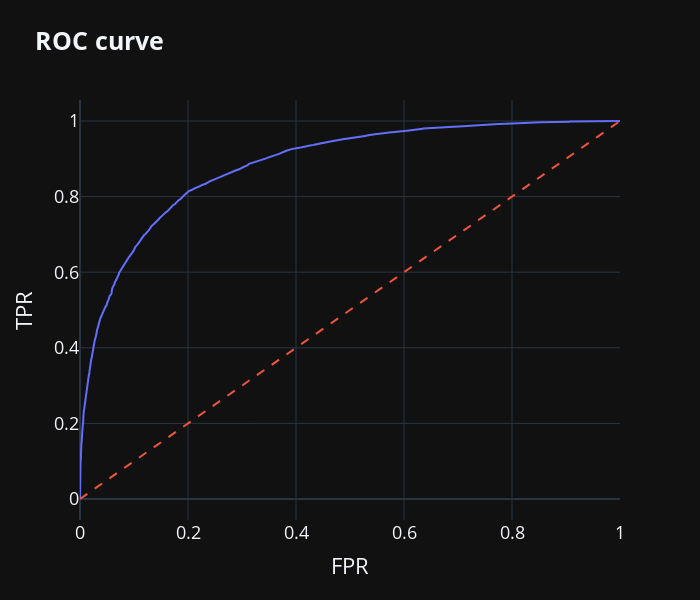

Source (notebook cell):
### Code cell
roc_curve_plot(Y, model(X)[:, 1].detach())

### Figure 1 — Plotly figure (JSON) as saved in the notebook; plotly's stock layout.template omitted (floating-point values rounded to 4 significant figures; data arrays with more than 128 entries replaced by an {"elided": "..."} marker saying what was removed)
{"data": [{"hovertemplate": "FPR=%{x}<br>TPR=%{y}<extra></extra>", "legendgroup": "", "line": {"color": "#636efa", "dash": "solid"}, "marker": {"symbol": "circle"}, "mode": "lines", "name": "", "orientation": "v", "showlegend": false, "x": {"elided": "1000 float values"}, "xaxis": "x", "y": {"elided": "1000 float values"}, "yaxis": "y", "type": "scatter"}, {"line": {"dash": "dash"}, "mode": "lines", "showlegend": false, "x": [0, 1], "y": [0, 1], "type": "scatter"}], "layout": {"xaxis": {"anchor": "y", "domain": [0.0, 1.0], "title": {"text": "FPR"}}, "yaxis": {"anchor": "x", "domain": [0.0, 1.0], "title": {"text": "TPR"}}, "legend": {"tracegroupgap": 0}, "title": {"text": "<b>ROC curve</b>"}, "font": {"size": 18}, "autosize": false, "width": 700, "height": 600}}
